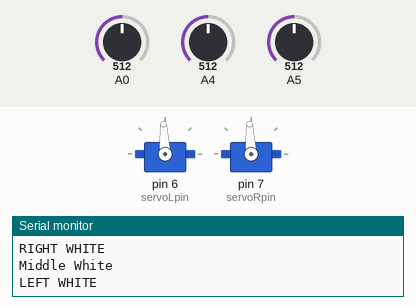
This sketch was run on a simulated Arduino Uno, built with avr-gcc and run on an emulated ATmega328P. Parts: 2 × servo, the last lines printed to the serial monitor. The test bench sets the inputs (shaded band); at power-on: A4 = 512, A5 = 512, A0 = 512.

Above: at 1.2 s.
1.3 s: A4 set to 86
2.8 s: A4 set to 74
At 2.97 s:
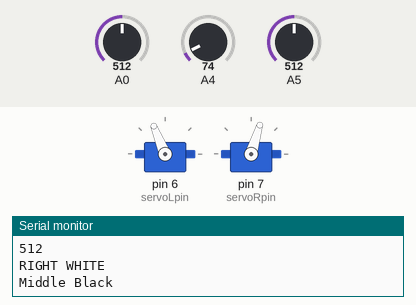
5.8 s: A5 set to 610
8.8 s: A4 set to 90
At 10.0 s:
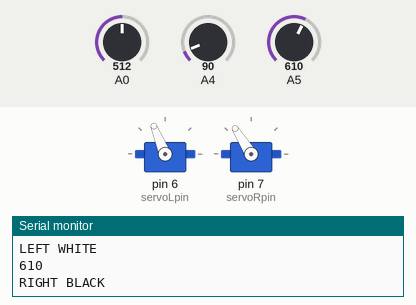
10.3 s: A0 set to 956
11.8 s: A0 set to 980
At 12.7 s:
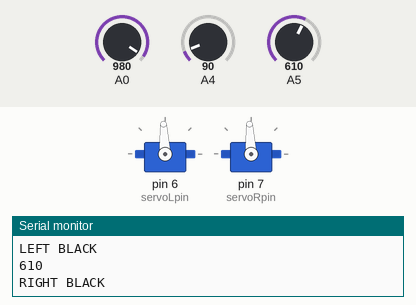
Timing chart, 0 to 14.3 s (numbered marks = the images above; inputs shaded):
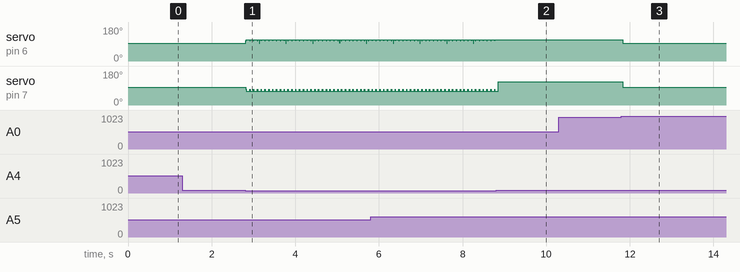

The sketch:

IRLED.ino
```cpp
#include <Servo.h>
#include <stdbool.h>
Servo servoL;
Servo servoR;

int servoLpin = 6;
int servoRpin = 7;


int IRvalL;
int IRvalR;
int photoSensorVal;

// int LEDpin = 10;

int threshL = 970;
int threshR = 600;
int threshMid = 80;

bool whiteLeft = false;
bool whiteRight = false;
bool blackMiddle = true;

bool oscillatingRight = true;


// Movement functions for the robot
void forward(int xDelay) {
  servoL.writeMicroseconds(1700);
  servoR.writeMicroseconds(1300);
  delay(xDelay);
}

void pivotLeft(int xDelay) {
  servoL.writeMicroseconds(1500);
  servoR.writeMicroseconds(1100);
  delay(xDelay);
}

void pivotRight(int xDelay) {
  servoL.writeMicroseconds(1700);
  servoR.writeMicroseconds(1800);
  delay(xDelay);
}

void sweepRight(int xDelay) {
  servoL.writeMicroseconds(1650);
  servoR.writeMicroseconds(1400);
  delay(xDelay);
}

void sweepLeft(int xDelay) {

  servoL.writeMicroseconds(1500);
  servoR.writeMicroseconds(1300);
  delay(xDelay);
}

void stop(int xDelay) {
  servoL.writeMicroseconds(1500);
  servoR.writeMicroseconds(1500);
  delay(xDelay);
}


void setup() {
  Serial.begin(9600);
  // pinMode(LEDpin, OUTPUT);
  servoL.attach(servoLpin);
  servoR.attach(servoRpin);
}

void loop() {
  IRvalL = analogRead(A0);
  IRvalR = analogRead(A5);
  photoSensorVal = analogRead(A4);
 // Serial.println(IRvalL);

  if (IRvalL < threshL){
    Serial.println("LEFT WHITE");
        whiteLeft = true;
      }
  else {
    Serial.println("LEFT BLACK");
    whiteLeft = false;
  }
  // Serial.println(IRvalR);

Serial.println(IRvalR);
  if(IRvalR < threshR){
    Serial.println("RIGHT WHITE");
    whiteRight = true;
      }
  else {
   Serial.println("RIGHT BLACK");
    whiteRight = false;
     }

//Serial.println(photoSensorVal);

  if(photoSensorVal > threshMid)
  {
    Serial.println("Middle White");
    blackMiddle = false;
  }
  else
  {
    Serial.println("Middle Black");
    blackMiddle = true;
  }

if (blackMiddle) {
    // If the middle sensor detects black, oscillate between left and right
    if (oscillatingRight) {
      sweepRight(10);  // Shorter delay for faster oscillation
      oscillatingRight = false;  // Next time, oscillate left
    } else {
      sweepLeft(10);   // Shorter delay for faster oscillation
      oscillatingRight = true;   // Next time, oscillate right
    }
    forward(5); // Shorter forward movement for quicker oscillation
  } else {
    // If middle sensor detects white, correct course based on side sensors
    if (!whiteLeft && whiteRight) {
      pivotLeft(30);  // Pivot left to correct
    } else if (whiteLeft && !whiteRight) {
      pivotRight(30); // Pivot right to correct
    } else {
      stop(30);  // If unsure, stop and re-evaluate
    }
  }


//  // Adjust robot's movement to ensure the middle sensor is always on black
//   if (blackMiddle) {
//     // If middle sensor is on black, adjust based on side sensors
//     if (whiteLeft && whiteRight) {
//       forward(30);  // Move straight if both sides are white and middle is black
//     } else if (!whiteLeft && whiteRight) {
//       sweepLeft(30);  // If left is on black and right on white, adjust left
//     } else if (whiteLeft && !whiteRight) {
//       sweepRight(30);  // If right is on black and left on white, adjust right
//     } else {
//       forward(30);  // Default to moving forward if middle is on black
//     }
//   } else {
//     // If middle sensor is not on black, make adjustments to correct course
//     if (!whiteLeft && whiteRight) {
//       pivotLeft(30);  // If left is black, pivot left to get back on the line
//     } else if (whiteLeft && !whiteRight) {
//       pivotRight(30); // If right is black, pivot right to get back on the line
//     } else {
//       stop(30);       // If no clear direction, stop and re-evaluate
//     }
//   }


}
```

Measured:
- the behaviour switches between 81 and 80 on A4 (found by bisection; images 0 and 1)
- the behaviour switches between 969 and 970 on A0 (found by bisection; images 2 and 3)
- after the input at 2.8 s, servo on pin 6 (servoLpin): 93° → 107° at once, then repeats every 0.64 s: 3 × (112° 0.08 s, 107° 0.01 s), 112° 0.04 s, 93° 0.01 s, 112° 0.04 s, 3 × (107° 0.01 s, 112° 0.08 s), 107° 0.01 s; servo on pin 7 (servoRpin): alternates 83° for 0.01 s and 73° for 0.08 s, starting at once
- after the input at 8.8 s, servo on pin 6 (servoLpin): stops changing and stays 112°
- after the input at 11.8 s, servo on pin 6 (servoLpin): 112° → 93° at once; servo on pin 7 (servoRpin): 122° → 93° at once
